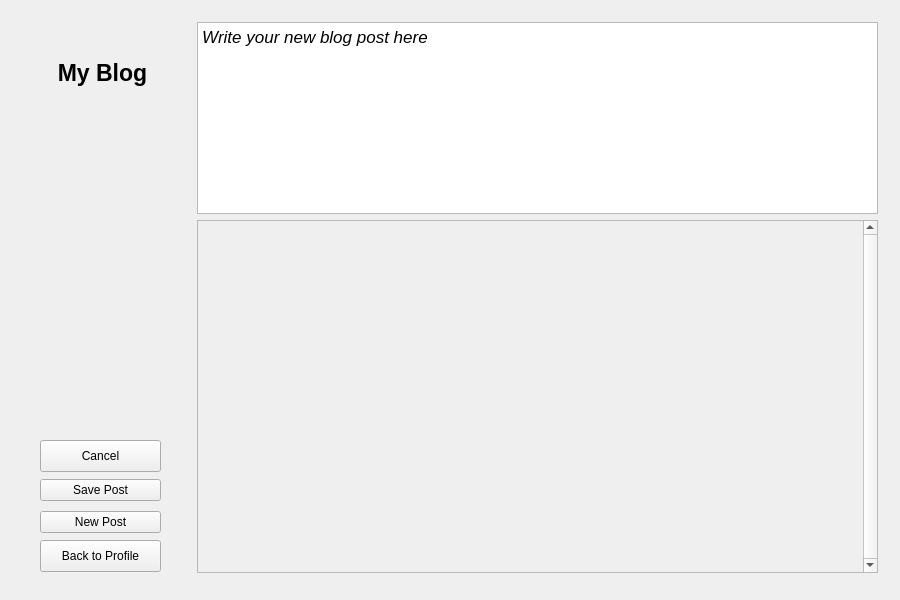
<?xml version="1.0" encoding="UTF-8"?>
<ui version="4.0">
 <class>BlogGUI</class>
 <widget class="QWidget" name="BlogGUI">
  <property name="geometry">
   <rect>
    <x>0</x>
    <y>0</y>
    <width>900</width>
    <height>600</height>
   </rect>
  </property>
  <property name="windowTitle">
   <string>Blog</string>
  </property>
  <widget class="QPushButton" name="pushButton_back_to_profile">
   <property name="geometry">
    <rect>
     <x>40</x>
     <y>540</y>
     <width>121</width>
     <height>32</height>
    </rect>
   </property>
   <property name="sizePolicy">
    <sizepolicy hsizetype="Fixed" vsizetype="Fixed">
     <horstretch>0</horstretch>
     <verstretch>0</verstretch>
    </sizepolicy>
   </property>
   <property name="minimumSize">
    <size>
     <width>110</width>
     <height>0</height>
    </size>
   </property>
   <property name="text">
    <string>Back to Profile</string>
   </property>
  </widget>
  <widget class="QPushButton" name="pushButton_cancel">
   <property name="geometry">
    <rect>
     <x>40</x>
     <y>440</y>
     <width>121</width>
     <height>32</height>
    </rect>
   </property>
   <property name="sizePolicy">
    <sizepolicy hsizetype="Fixed" vsizetype="Fixed">
     <horstretch>0</horstretch>
     <verstretch>0</verstretch>
    </sizepolicy>
   </property>
   <property name="minimumSize">
    <size>
     <width>110</width>
     <height>0</height>
    </size>
   </property>
   <property name="text">
    <string>Cancel</string>
   </property>
  </widget>
  <widget class="QWidget" name="layoutWidget">
   <property name="geometry">
    <rect>
     <x>32</x>
     <y>22</y>
     <width>141</width>
     <height>101</height>
    </rect>
   </property>
   <layout class="QVBoxLayout" name="verticalLayout_3">
    <item>
     <widget class="QLabel" name="label">
      <property name="font">
       <font>
        <pointsize>17</pointsize>
        <weight>75</weight>
        <bold>true</bold>
       </font>
      </property>
      <property name="text">
       <string>My Blog</string>
      </property>
      <property name="alignment">
       <set>Qt::AlignCenter</set>
      </property>
     </widget>
    </item>
   </layout>
  </widget>
  <widget class="QWidget" name="layoutWidget">
   <property name="geometry">
    <rect>
     <x>197</x>
     <y>22</y>
     <width>681</width>
     <height>551</height>
    </rect>
   </property>
   <layout class="QVBoxLayout" name="verticalLayout_4">
    <item>
     <widget class="QTextEdit" name="textEdit_newPost">
      <property name="sizePolicy">
       <sizepolicy hsizetype="Expanding" vsizetype="Minimum">
        <horstretch>0</horstretch>
        <verstretch>0</verstretch>
       </sizepolicy>
      </property>
      <property name="minimumSize">
       <size>
        <width>0</width>
        <height>150</height>
       </size>
      </property>
      <property name="html">
       <string>&lt;!DOCTYPE HTML PUBLIC &quot;-//W3C//DTD HTML 4.0//EN&quot; &quot;http://www.w3.org/TR/REC-html40/strict.dtd&quot;&gt;
&lt;html&gt;&lt;head&gt;&lt;meta name=&quot;qrichtext&quot; content=&quot;1&quot; /&gt;&lt;style type=&quot;text/css&quot;&gt;
p, li { white-space: pre-wrap; }
&lt;/style&gt;&lt;/head&gt;&lt;body style=&quot; font-family:'Sans'; font-size:10pt; font-weight:400; font-style:normal;&quot;&gt;
&lt;p style=&quot; margin-top:0px; margin-bottom:0px; margin-left:0px; margin-right:0px; -qt-block-indent:0; text-indent:0px;&quot;&gt;&lt;span style=&quot; font-family:'.SF NS Text'; font-size:13pt; font-style:italic;&quot;&gt;Write your new blog post here&lt;/span&gt;&lt;/p&gt;&lt;/body&gt;&lt;/html&gt;</string>
      </property>
     </widget>
    </item>
    <item>
     <widget class="QScrollArea" name="scrollArea">
      <property name="verticalScrollBarPolicy">
       <enum>Qt::ScrollBarAlwaysOn</enum>
      </property>
      <property name="widgetResizable">
       <bool>true</bool>
      </property>
      <widget class="QWidget" name="scrollAreaWidgetContents">
       <property name="geometry">
        <rect>
         <x>0</x>
         <y>0</y>
         <width>664</width>
         <height>349</height>
        </rect>
       </property>
      </widget>
     </widget>
    </item>
   </layout>
  </widget>
  <widget class="QWidget" name="layoutWidget">
   <property name="geometry">
    <rect>
     <x>40</x>
     <y>475</y>
     <width>123</width>
     <height>62</height>
    </rect>
   </property>
   <layout class="QVBoxLayout" name="verticalLayout">
    <item>
     <widget class="QPushButton" name="pushButton_savePost">
      <property name="sizePolicy">
       <sizepolicy hsizetype="Fixed" vsizetype="Fixed">
        <horstretch>0</horstretch>
        <verstretch>0</verstretch>
       </sizepolicy>
      </property>
      <property name="minimumSize">
       <size>
        <width>121</width>
        <height>0</height>
       </size>
      </property>
      <property name="text">
       <string>Save Post</string>
      </property>
     </widget>
    </item>
    <item>
     <widget class="QPushButton" name="pushButton_newPost">
      <property name="sizePolicy">
       <sizepolicy hsizetype="Fixed" vsizetype="Fixed">
        <horstretch>0</horstretch>
        <verstretch>0</verstretch>
       </sizepolicy>
      </property>
      <property name="minimumSize">
       <size>
        <width>121</width>
        <height>0</height>
       </size>
      </property>
      <property name="text">
       <string>New Post</string>
      </property>
     </widget>
    </item>
   </layout>
  </widget>
  <zorder>layoutWidget</zorder>
  <zorder>layoutWidget</zorder>
  <zorder>layoutWidget</zorder>
  <zorder>pushButton_back_to_profile</zorder>
  <zorder>pushButton_cancel</zorder>
 </widget>
 <resources/>
 <connections/>
</ui>
